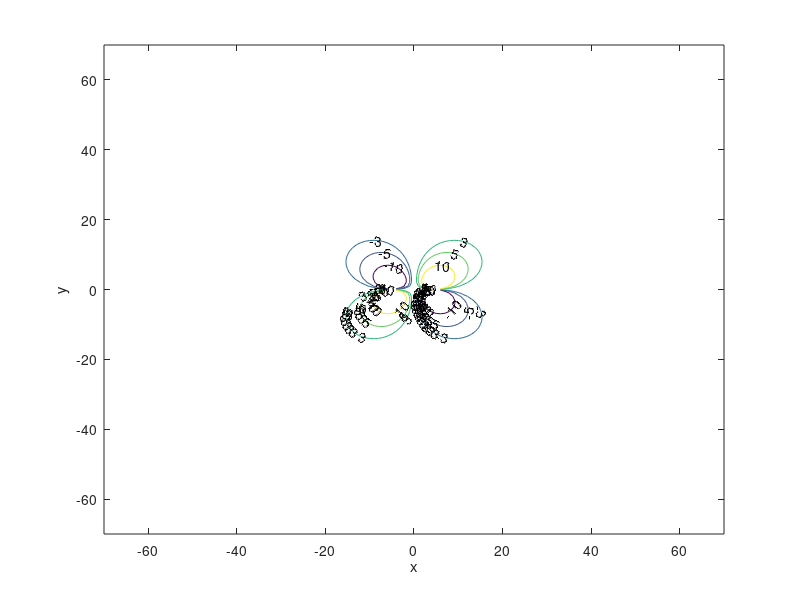
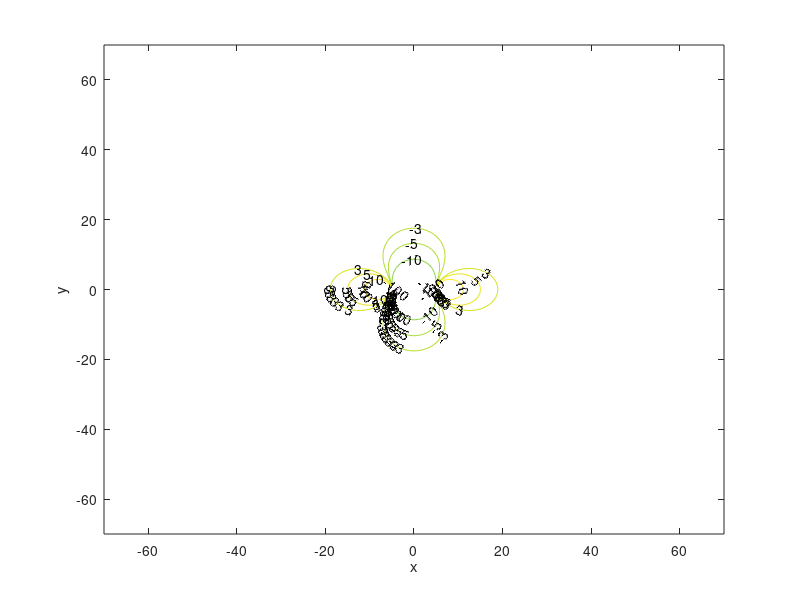
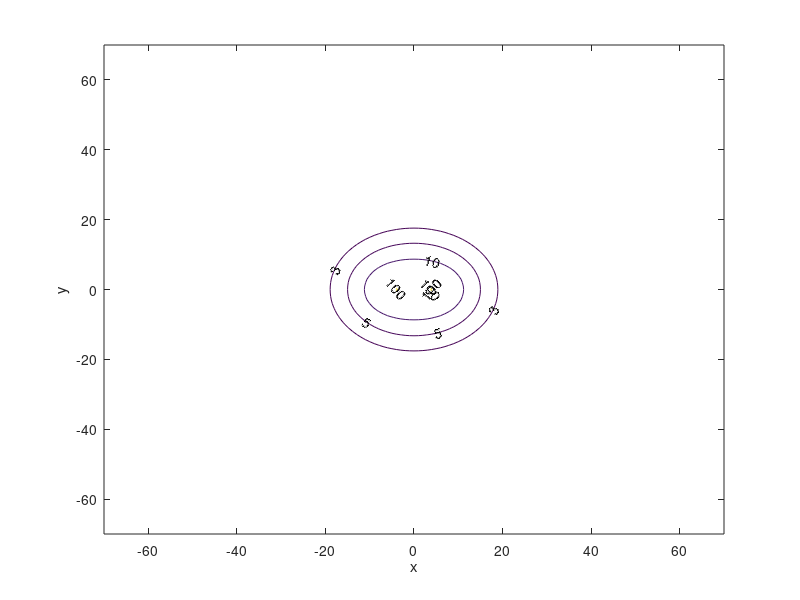

Write MATLAB code to recreate these figures, in order.
close all
clear all
clc

x=-70:1:70;
y=-70:1:70;
[X, Y]=meshgrid(x, y);
mu=4*10^(-7);
I=500;
X1=X-5;Y1=Y-0;
B= mu.*(I)./(2.*sqrt(((X1).^2+(Y1).^2)));
Bx=B.*((Y1)./(sqrt((X1).^2+(Y1).^2)));
By=B.*((X1)./(sqrt((X1).^2+(Y1).^2)));

I2=-500;
X2=X+5;Y2=Y-0;
B2= mu.*(I2)./(2.*sqrt(((X2).^2+(Y2).^2)));
Bx2=B2.*((Y2)./(sqrt((X2).^2+(Y2).^2)));
By2=B2.*((X2)./(sqrt((X2).^2+(Y2).^2)));

Bxtot=Bx+Bx2;
Bytot=By+By2;
Btot=sqrt(Bxtot.^2+Bytot.^2);

figure
c = contour(X, Y, 1e6*(Bxtot), [-100 -10 -5 -3 3 5 10 100]);
xlabel('x');ylabel('y');clabel(c)

figure
c1 = contour(X, Y, 1e6*(Bytot), [-100 -10 -5 -3 3 5 10 100]);
xlabel('x');ylabel('y'); clabel(c1)

figure
c = contour(X, Y, 1e6*(Btot), [-100 -10 -5 -3 3 5 10 100]);
xlabel('x');ylabel('y');clabel(c)

